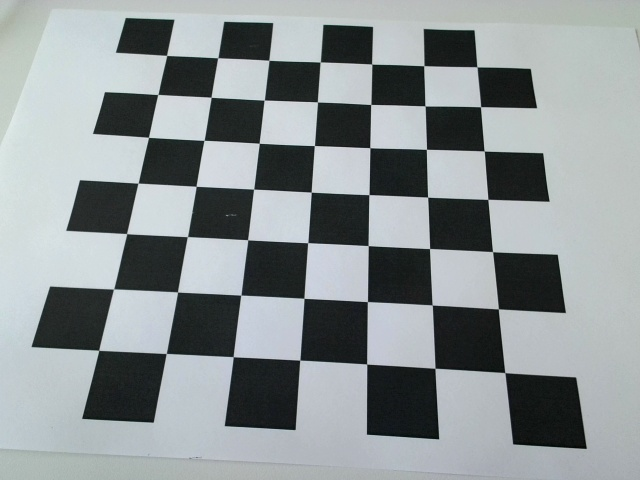
#> input picture calibration_images/[Camera2_Calib]_2023_01_11_11h_55m_55s.jpg, 640 x 480 px; its folder holds 4 pictures in this run
$ python camera_calibration.py
#> lines starting #> are read from the running program, lines starting #| are printed output that depends on the picture; after the words box and inside, x2 and y2 are one past the last pixel; in counts of white or black regions, pixels touching at a corner belong together
#https://docs.opencv.org/3.3.0/dc/dbb/tutorial_py_calibration.html

import os
import numpy as np
import cv2 as cv
import glob
import time

os.chdir(os.path.dirname(__file__))
savedir="camera_data/"

# termination criteria

criteria = (cv.TERM_CRITERIA_EPS + cv.TERM_CRITERIA_MAX_ITER, 30, 0.001)
# prepare object points, like (0,0,0), (1,0,0), (2,0,0) ....,(6,5,0)
objp = np.zeros((7*7,3), np.float32)

#add 2.5 to account for 2.5 cm per square in grid
objp[:,:2] = np.mgrid[0:7,0:7].T.reshape(-1,2)*2.5

# Arrays to store object points and image points from all the images.
objpoints = [] # 3d point in real world space
imgpoints = [] # 2d points in image plane.
markimgs = []

images = glob.glob('calibration_images/*.jpg')

win_name="Verify"
cv.namedWindow(win_name, cv.WND_PROP_FULLSCREEN)
cv.setWindowProperty(win_name,cv.WND_PROP_FULLSCREEN,cv.WINDOW_FULLSCREEN)

print("getting images")
for fname in images:
    img = cv.imread(fname)
#> img is the input picture: shape (480, 640, 3); mean B, G, R 148.4, 146.8, 140
    print(fname)
    gray = cv.cvtColor(img, cv.COLOR_BGR2GRAY)


    # Find the chess board corners
    ret, corners = cv.findChessboardCorners(gray, (7,7), None)
#> ret = True; corners = 49 rows, first 8: [166.8, 55.34], [217.5, 58.07], [269, 60], [320.2, 62.14], [371.9, 64.14], [423.9, 66.01], [477, 66.93], [157.6, 94.6]
    # If found, add object points, image points (after refining them)
    if ret == True:
        objpoints.append(objp)
        corners2=cv.cornerSubPix(gray, corners, (11,11), (-1,-1), criteria)
#> corners2 = 49 rows, first 8: [166.6, 55.41], [217.8, 57.72], [268.9, 60.29], [320.2, 61.93], [371.7, 64.09], [423.8, 65.66], [476.9, 66.81], [157.8, 94.47]
        imgpoints.append(corners)
        # Draw and display the corners
        cv.drawChessboardCorners(img, (7,7), corners2, ret)
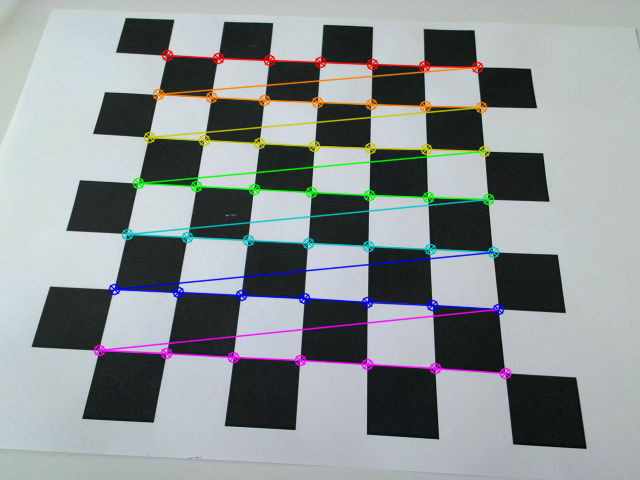
#> img: shape (480, 640, 3); 5.76% of pixels changed, all inside (x1, y1, x2, y2) = (93, 49, 512, 380)
        markimgs.append(img)
        cv.imshow(win_name, img)
        cv.waitKey(500)

    img1=img
#> pass 2 of the loop `for fname in images:`:
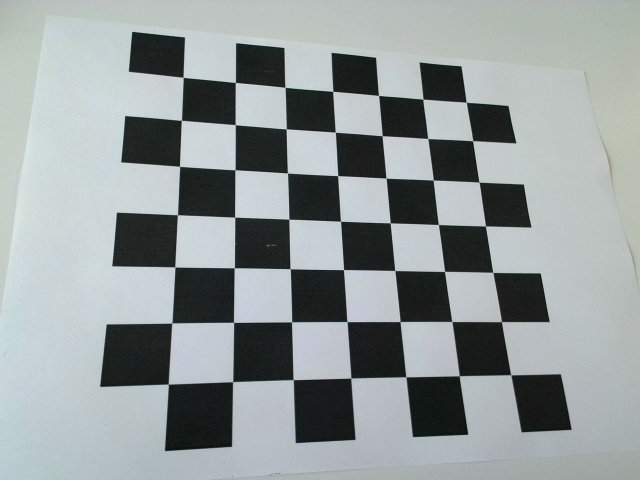
#> input picture calibration_images/[Camera2_Calib]_2023_01_11_11h_56m_15s.jpg, 640 x 480 px
#> img is the input picture: shape (480, 640, 3); mean B, G, R 154.8, 154.1, 147
#> corners = 49 rows, first 8: [183, 77.37], [235.3, 82.32], [285.1, 87.09], [332.8, 90.98], [378.8, 95.47], [423, 99.09], [465.8, 102.2], [181.5, 120.2]
#> corners2 = 49 rows, first 8: [183.2, 77.35], [235.3, 82.45], [285, 87.31], [332.7, 91.33], [378.5, 95.44], [422.8, 99.14], [466.3, 102.3], [181.4, 120.3]
#> `cv.drawChessboardCorners(img, (7,7), corners2, ret)`:
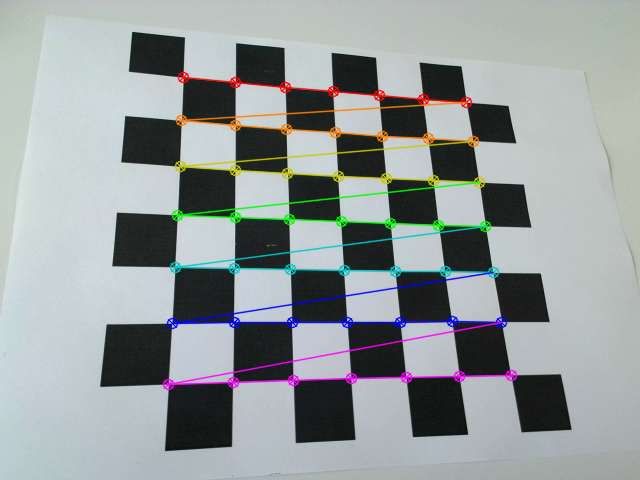
#> img: shape (480, 640, 3); 5.2% of pixels changed, all inside (x1, y1, x2, y2) = (162, 71, 518, 391)
#> pass 3 of the loop `for fname in images:`:
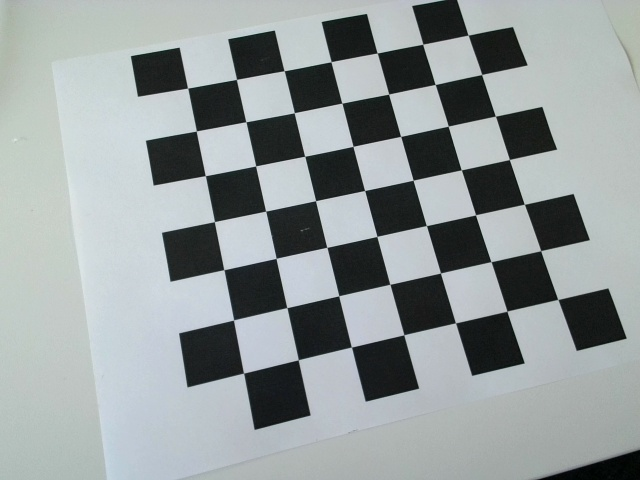
#> input picture calibration_images/[Camera2_Calib]_2023_01_11_11h_56m_20s.jpg, 640 x 480 px
#> img is the input picture: shape (480, 640, 3); mean B, G, R 155.5, 155.1, 147.8
#> corners = 49 rows, first 8: [468, 34.97], [481.8, 74.53], [495.6, 116.1], [509.3, 159.4], [524.6, 204.1], [540.6, 250.3], [556.7, 299.2], [422.7, 44.37]
#> corners2 = 49 rows, first 8: [468.2, 35.13], [481.7, 74.5], [495.4, 116.1], [509.4, 159.5], [524.4, 204.3], [540.7, 250.7], [557.9, 299.4], [422.7, 44.25]
#> `cv.drawChessboardCorners(img, (7,7), corners2, ret)`:
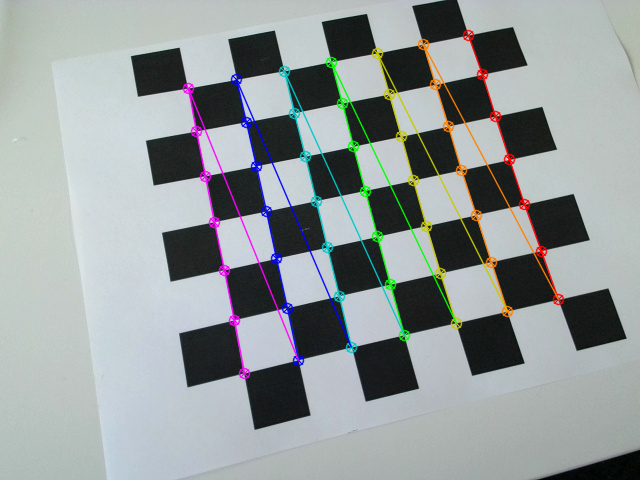
#> img: shape (480, 640, 3); 4.74% of pixels changed, all inside (x1, y1, x2, y2) = (182, 29, 565, 380)
#> the loop made 4 passes; the first 3 are shown

cv.destroyAllWindows()

print(">==> Starting calibration")
ret, cam_mtx, dist, rvecs, tvecs = cv.calibrateCamera(objpoints, imgpoints, gray.shape[::-1], None, None)

#print(ret)
print("Camera Matrix")
print(cam_mtx)
np.save(savedir+'cam_mtx.npy', cam_mtx)

print("Distortion Coeff")
print(dist)
np.save(savedir+'dist.npy', dist)

print("r vecs")
print(rvecs[2])

print("t Vecs")
print(tvecs[2])


print(">==> Calibration ended")

for img in markimgs:
    h,  w = img.shape[:2]
    newcam_mtx, roi=cv.getOptimalNewCameraMatrix(cam_mtx, dist, (w,h), 1, (w,h))
    undst = cv.undistort(img, cam_mtx, dist, None, newcam_mtx)
    cv.imshow('origin', img)
    cv.imshow('undistored', undst)
    cmd = cv.waitKey(0)
    if cmd == ord('q'):
        break
    elif cmd == ord('d'):
        continue
#> this loop made 1 pass; (key q is pressed on pass 1)
#> pass 1, `undst = cv.undistort(img, cam_mtx, dist, None, newcam_mtx)`:
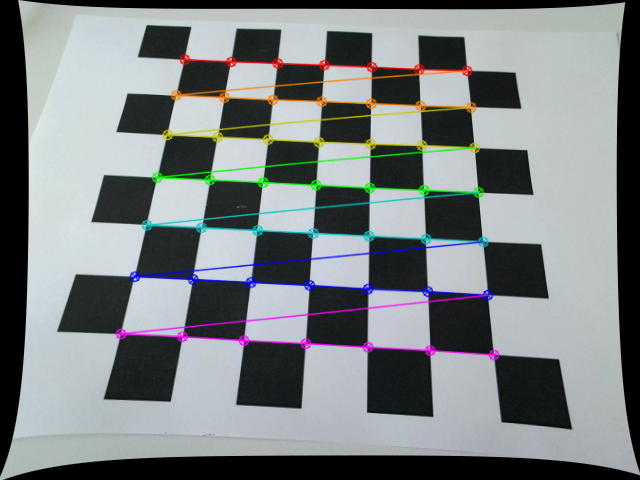
#> undst: shape (480, 640, 3); mean B, G, R 130.6, 129.3, 123.8

# h,  w = img1.shape[:2]
# print("Image Width, Height")
# print(w, h)
# #if using Alpha 0, so we discard the black pixels from the distortion.  this helps make the entire region of interest is the full dimensions of the image (after undistort)
# #if using Alpha 1, we retain the black pixels, and obtain the region of interest as the valid pixels for the matrix.
# #i will use Apha 1, so that I don't have to run undistort.. and can just calculate my real world x,y
# newcam_mtx, roi=cv.getOptimalNewCameraMatrix(cam_mtx, dist, (w,h), 1, (w,h))

# print("Region of Interest")
# print(roi)
# np.save(savedir+'roi.npy', roi)

# print("New Camera Matrix")
# #print(newcam_mtx)
# np.save(savedir+'newcam_mtx.npy', newcam_mtx)
# print(np.load(savedir+'newcam_mtx.npy'))

# inverse = np.linalg.inv(newcam_mtx)
# print("Inverse New Camera Matrix")
# print(inverse)


# # undistort

# undst = cv.undistort(img1, cam_mtx, dist, None, newcam_mtx)


# # crop the image
# #x, y, w, h = roi
# #dst = dst[y:y+h, x:x+w]
# #cv.circle(dst,(308,160),5,(0,255,0),2)
# cv.imshow('origin', img1)
# cv.imshow('img1', undst)
# cv.waitKey(0)
# # cv.waitKey(5000)
# # cv.destroyAllWindows()
# # cv.imshow('img1', undst)
# # cv.waitKey(5000)
# # cv.destroyAllWindows()
